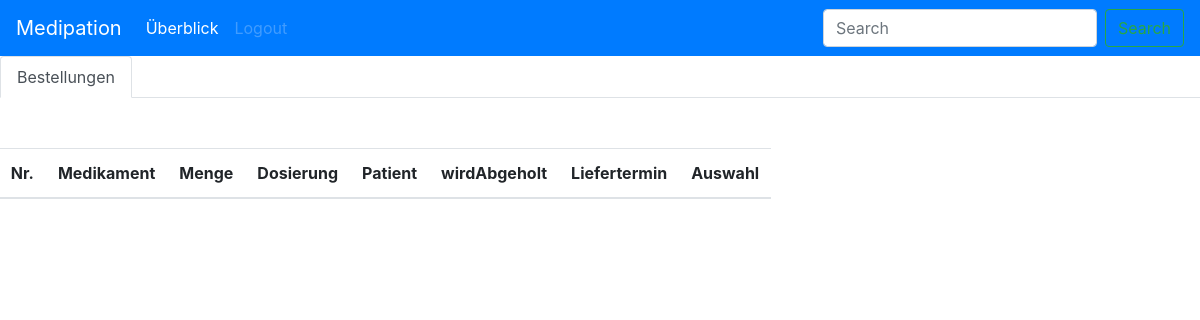
Before: /apotheke_ueberblick/ (signed in) with the older database file.
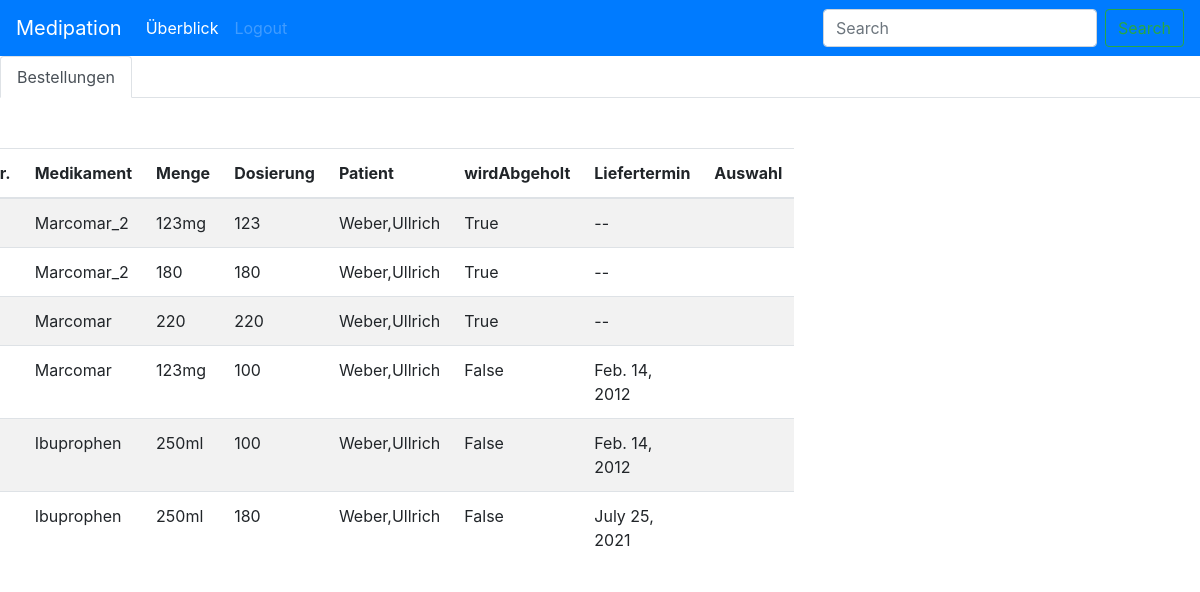
After: the same page with the newer database file.
### rest/models.py (models this page shows, shortened)
class Medikamentenbestellung(models.Model):
    id = models.AutoField(primary_key=True)
    patient = models.ForeignKey(Patient, on_delete=models.CASCADE, null=True)
    arzt = models.ForeignKey(Arzt, on_delete=models.CASCADE, null=True)
    apotheke = models.ForeignKey(Apotheke, on_delete=models.CASCADE, null=True)
    medikamentenname = models.ForeignKey(Medikament, on_delete=models.CASCADE, null=True)
    menge = models.CharField(max_length=50, unique=False, null=True)
    dosierung = models.CharField(max_length=50, unique=False, null=True)
    wirdAbgeholt = models.BooleanField(null=True)
    status = models.CharField(max_length=50, unique=False, null=True)
    liefertermin = models.DateField(auto_now=False, null=True)

class Medikament(models.Model):
    id = models.AutoField(primary_key=True)
    medikamentenname = models.CharField(max_length=255, unique=False, null=True)

class Patient(models.Model):
    id = models.AutoField(primary_key=True)
    vorname = models.CharField(max_length=255, unique=False, null=True)
    nachname = models.CharField(max_length=255, unique=False, null=True)
    username = models.CharField(max_length=255, unique=False, null=True)
    strasse = models.CharField(max_length=255, unique=False, null=True)
    nr = models.CharField(max_length=10, unique=False, null=True)
    plz = models.CharField(max_length=10, unique=False, null=True)
    ort = models.CharField(max_length=10, unique=False, null=True)
    arzt = models.ForeignKey(Arzt, on_delete=models.CASCADE, null=True)

### rest/views.py (the view)
# urls.py: path('apotheke_ueberblick/', views.ueberblick_apotheke, name="ueberblick_apotheke"),
def ueberblick_apotheke(request):
    if request.user.is_authenticated:
        try:
            apotheke = Apotheke.objects.get(username=request.user.benutzername)
            b_bestätigt = Medikamentenbestellung.objects.filter(apotheke=apotheke.id,
                                                                status=BestellungStatus.BESTÄTIGT.value)
            b_archiviert = Medikamentenbestellung.objects.filter(apotheke=apotheke.id,
                                                                 status=BestellungStatus.ARCHIVIERT.value)
            bestellungen = list(b_bestätigt) + list(b_archiviert)
        except Apotheke.DoesNotExist:
            return HttpResponse("<h2>keine Bestellungen vorhanden!</h2>")
        return render(request, 'ueberblick_apotheke.html', {'apotheke': apotheke, "bestellungen": bestellungen})
    else:
        return render(request, 'fehlende_Authentifizierung.html')

### rest/templates/ueberblick_apotheke.html
{% extends 'base_apotheke.html' %}
{% load static %}
{% block content %}
<nav>
    <div class="nav nav-tabs" id="nav-tab" role="tablist">
        <a class="nav-item nav-link active" id="nav-per-Daten-tab" data-toggle="tab" href="#nav-per-Daten" role="tab" aria-controls="nav-per-Daten" aria-selected="true">Bestellungen</a>
    </div>
</nav>
<div class="tab-content" id="nav-tabContent">
    <div class="tab-pane fade show active" id="nav-per-Daten" role="tabpanel" aria-labelledby="nav-per-Daten-tab">{% include 'offene_bestellungen_apotheke.html' with objects=bestellungen %}</div>
</div>
{% endblock content %}

### rest/templates/base_apotheke.html (shortened to what this page needs)
<!doctype html>
<html lang="en">
<head>
    <link rel="stylesheet" href="https://maxcdn.bootstrapcdn.com/bootstrap/4.0.0/css/bootstrap.min.css">
</head>
<body>
<nav class="navbar navbar-expand-lg navbar navbar-dark bg-primary">
    <a class="navbar-brand" href="#">Medipation</a>
    <div class="collapse navbar-collapse" id="navbarSupportedContent">
        <ul class="navbar-nav mr-auto">
            <li class="nav-item active">
                <a class="nav-link" href="/apotheke_ueberblick/">Überblick <span class="sr-only">(current)</span></a>
            </li>
            <li class="nav-item">
                <a class="nav-link disabled" href="/logout">Logout</a>
            </li>
        </ul>
        <form class="form-inline my-2 my-lg-0">
            <input class="form-control mr-sm-2" type="search" placeholder="Search" aria-label="Search">
            <button class="btn btn-outline-success my-2 my-sm-0" type="submit">Search</button>
        </form>
    </div>
</nav>
{% block content %}{% endblock content %}
</body>
</html>

### rest/templates/offene_bestellungen_apotheke.html (shortened to what this page needs)
{% load static %}
<link rel="stylesheet" href="{% static 'styles.css' %}">
{% block content %}
<div class="col-xs-12" style="height:50px;"></div>
<div class="container-sm col-sm-8 row justify-content-center">
    <table class="table table-striped">
        <thead>
        <tr>
            <th scope="col">Nr.</th>
            <th scope="col">Medikament</th>
            <th scope="col">Menge</th>
            <th scope="col">Dosierung</th>
            <th scope="col">Patient</th>
            <th scope="col">wirdAbgeholt</th>
            <th scope="col">Liefertermin</th>
            <th scope="col">Auswahl</th>
        </tr>
        </thead>
        <tbody>
        {% for i in bestellungen %}
        <tr>
            <td>{{ forloop.counter }}</td>
            <td>{{i.medikamentenname.medikamentenname}}</td>
            <td>{{i.menge}}</td>
            <td>{{i.dosierung}}</td>
            <td>{{i.patient.nachname}},{{i.patient.vorname}}</td>
            <td>{{i.wirdAbgeholt}}</td>
            <td>{% if i.liefertermin %}{{i.liefertermin}}{% else %}--{% endif %}</td>
            <td>
            </td>
        </tr>
        {% endfor %}
        </tbody>
    </table>
</div>
{% endblock content %}

Changed rows visible on the page:
now on this page (row edited): Medikamentenbestellung: medikamentenname.medikamentenname "Marcomar_2", menge "123mg", dosierung "123", patient.nachname "Weber", patient.vorname "Ullrich", wirdAbgeholt "True"
now on this page (row edited): Medikamentenbestellung: medikamentenname.medikamentenname "Marcomar_2", menge "180", dosierung "180", patient.nachname "Weber", patient.vorname "Ullrich", wirdAbgeholt "True"
now on this page (row edited): Medikamentenbestellung: medikamentenname.medikamentenname "Marcomar", menge "220", dosierung "220", patient.nachname "Weber", patient.vorname "Ullrich", wirdAbgeholt "True"
added Medikamentenbestellung: medikamentenname.medikamentenname "Marcomar", menge "123mg", dosierung "100", patient.nachname "Weber", patient.vorname "Ullrich", wirdAbgeholt "False", liefertermin "Feb. 14, 2012"
added Medikamentenbestellung: medikamentenname.medikamentenname "Ibuprophen", menge "250ml", dosierung "100", patient.nachname "Weber", patient.vorname "Ullrich", wirdAbgeholt "False", liefertermin "Feb. 14, 2012"
added Medikamentenbestellung: medikamentenname.medikamentenname "Ibuprophen", menge "250ml", dosierung "180", patient.nachname "Weber", patient.vorname "Ullrich", wirdAbgeholt "False", liefertermin "July 25, 2021"
